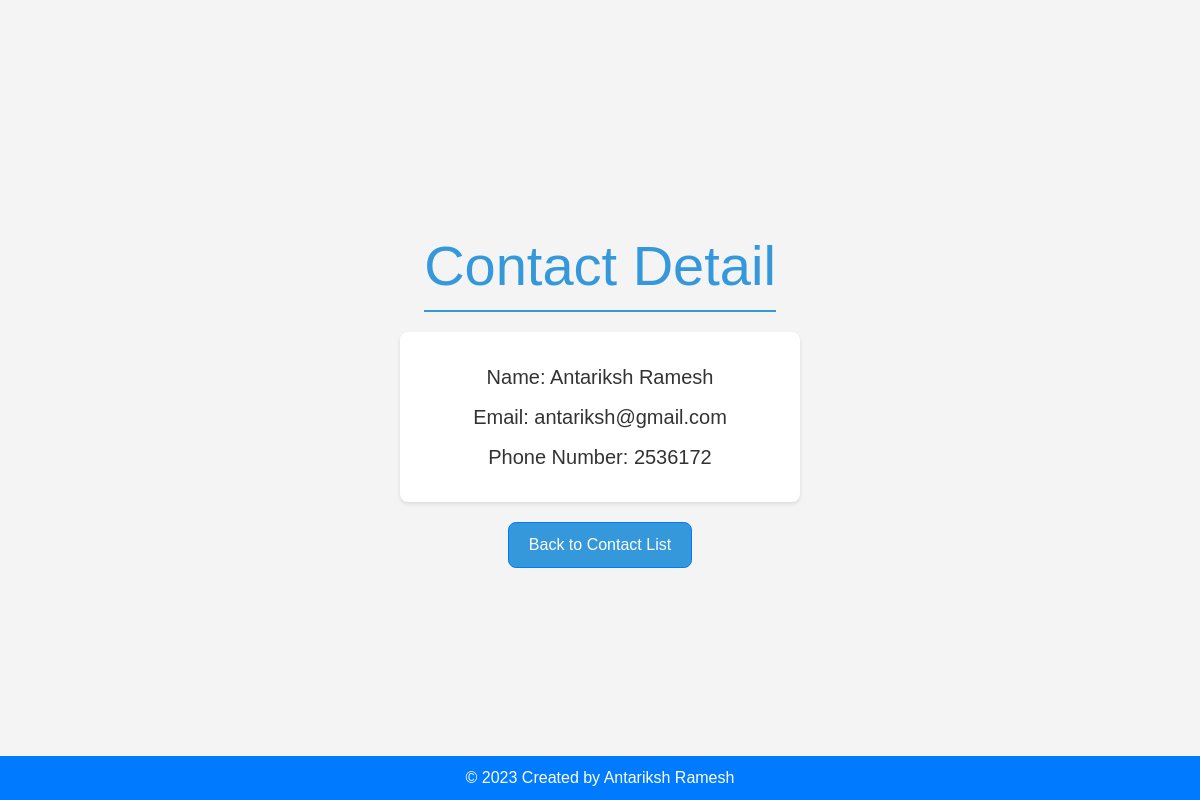
The page /contacts/12/detail/ on the database as committed earlier.
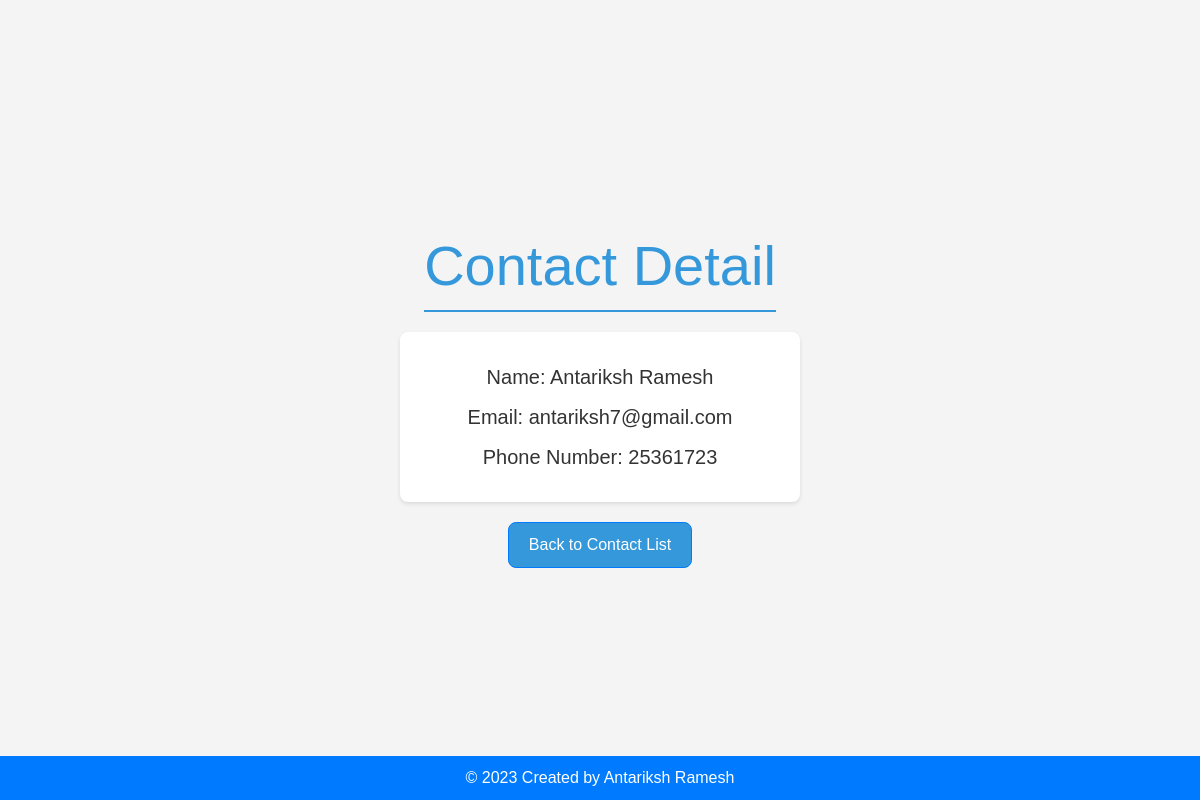
The same page on the database as committed later.
### Contact_details/models.py (models this page shows, shortened)
class Contact(models.Model):
    first_name = models.CharField(max_length=50)
    last_name = models.CharField(max_length=50, unique=True)
    email = models.EmailField(unique=True)
    phone_number = models.CharField(max_length=10)
    class Meta:
        app_label = 'Contact_details'
        managed = False

### Contact_details/views.py (the view)
# urls.py: path('contacts/<int:pk>/detail/', contact_detail, name='contact_detail'),
def contact_detail(request, pk):
    contact = get_object_or_404(Contact, pk=pk)
    return render(request, 'Contact_details/contact_detail.html', {'contact': contact})

### Contact_details/Templates/Contact_details/contact_detail.html (shortened to what this page needs)
<!DOCTYPE html>
<html lang="en">
<head>
    <link rel="stylesheet" href="https://stackpath.bootstrapcdn.com/bootstrap/4.3.1/css/bootstrap.min.css">
</head>
<body>
    <h1 class="display-4">Contact Detail</h1>
    <div class="contact-info">
        <p class="lead"><strong>Name:</strong> {{ contact.first_name }} {{ contact.last_name }}</p>
        <p class="lead"><strong>Email:</strong> {{ contact.email }}</p>
        <p class="lead"><strong>Phone Number:</strong> {{ contact.phone_number }}</p>
    </div>
    <a href="{% url 'contact_list' %}" class="btn btn-primary back-link">Back to Contact List</a>
    <footer class="bg-primary text-white">
        &copy; 2023 Created by Antariksh Ramesh
    </footer>
</body>
</html>

### Contact_details/Templates/Contact_details/contact_detail.html (style rules this page uses)
body { font-family: Arial, sans-serif; background-color: #f4f4f4; display: flex; flex-direction: column; align-items: center; justify-content: center; height: 100vh; margin: 0; }
h1 { color: #3498db; border-bottom: 2px solid #3498db; padding-bottom: 10px; text-align: center; margin-bottom: 20px; }
.contact-info { background-color: #fff; padding: 20px; border-radius: 8px; box-shadow: 0 2px 4px rgba(0, 0, 0, 0.1); width: 400px; text-align: center; }
p { margin: 10px 0; color: #333; }
.back-link { background-color: #3498db; color: #fff; padding: 10px 20px; text-decoration: none; border-radius: 8px; margin-top: 20px; display: inline-block; }
footer { position: fixed; bottom: 0; width: 100%; text-align: center; padding: 10px; background-color: #3498db; color: #fff; }

Rows that differ between the two databases and show on the page:
changed Contact "Antariksh": email "antariksh@gmail.com" → "antariksh7@gmail.com"; phone_number "2536172" → "25361723"
